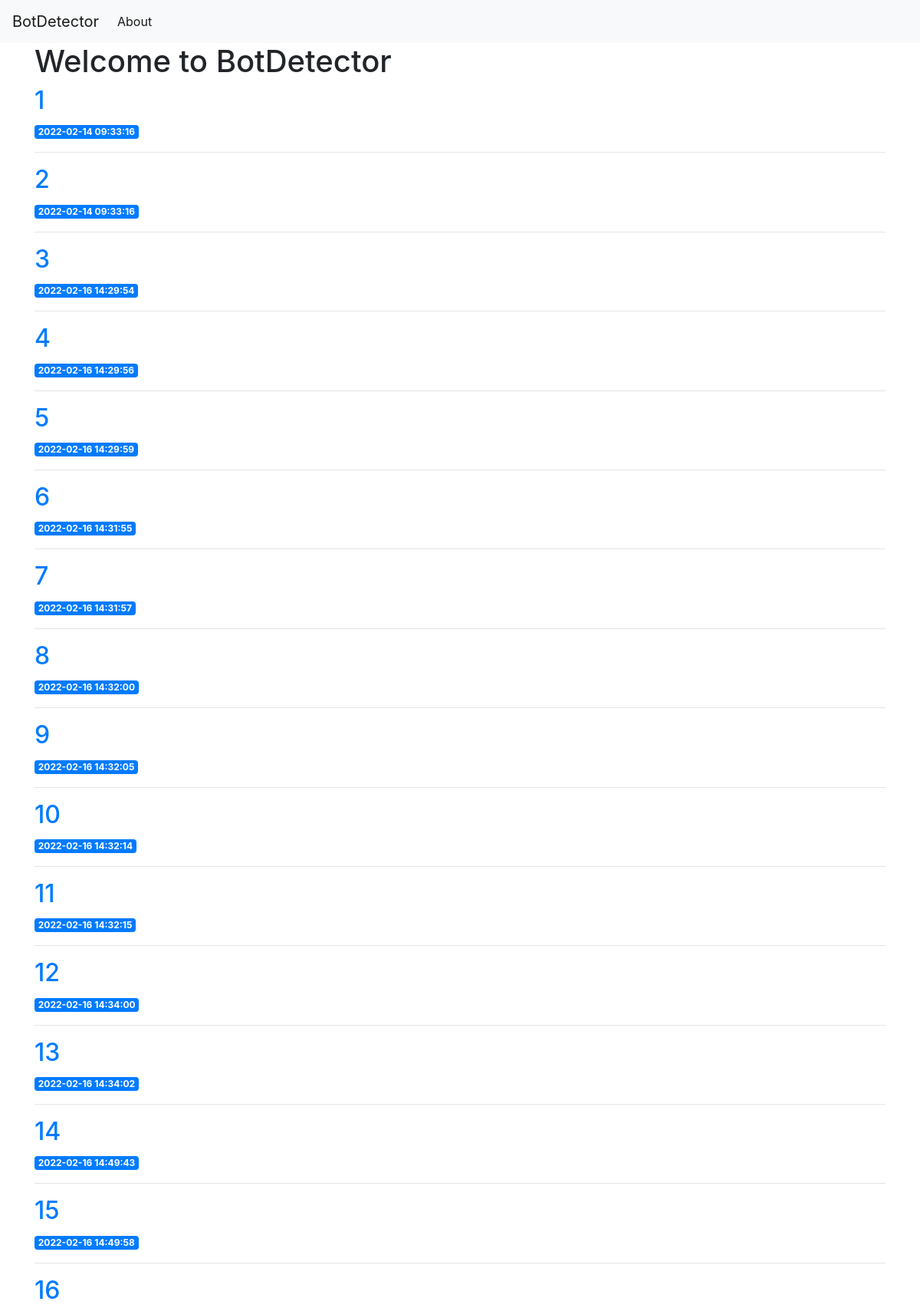
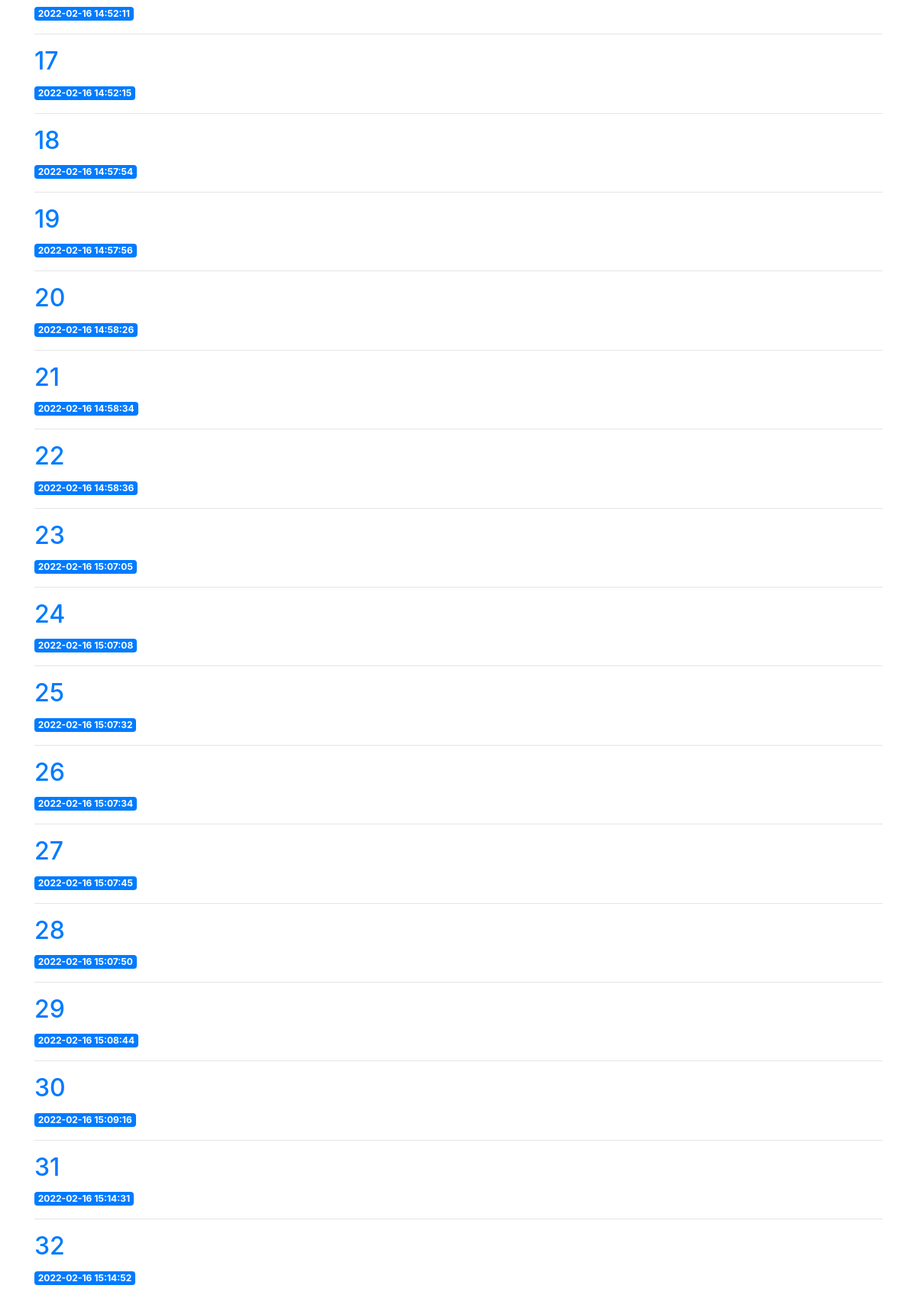
The page / (upper part) on the database its author committed (2 pictures, top to bottom).
### tables this page shows
CREATE TABLE data (
    id INTEGER PRIMARY KEY AUTOINCREMENT,
    created TIMESTAMP NOT NULL DEFAULT CURRENT_TIMESTAMP,
    isAutomated TEXT NOT NULL,
    appName TEXT NOT NULL,
    appVersion TEXT NOT NULL,
    cookieEnabled TEXT NOT NULL,
    geolocation TEXT NOT NULL,
    platform TEXT NOT NULL,
    userAgent TEXT NOT NULL,
    javaEnabled TEXT NOT NULL,
    Height INTEGER NOT NULL,
    Width INTEGER NOT NULL,
    OutHeight INTEGER NOT NULL,
    OutWidth INTEGER NOT NULL,
    Opener TEXT NOT NULL,
    evalBrowser INTEGER NOT NULL
);

### app.py (the view)
@app.route('/', methods=['GET'])
def index():
    conn = get_db_connection()
    data = conn.execute('SELECT * FROM data').fetchall()
    conn.close()
    return render_template('index.html', data=data)

### app.py (called while the page is built)
def get_db_connection():
    conn = sqlite3.connect('database.db')
    conn.row_factory = sqlite3.Row
    return conn

### templates/index.html
{% extends 'base.html' %}
{% block content %}
    <h1>{% block title %} Welcome to BotDetector {% endblock %}</h1>
    {% for post in data %}
        <a href="{{ url_for('post', post_id=post['id']) }}">
            <h2>{{ post['id'] }}</h2>
        </a>
        <span class="badge badge-primary">{{ post['created'] }}</span>
        <hr>
    {% endfor %}
{% endblock %}

### rows shown on the page
data: id "1", created "2022-02-14 09:33:16"
data: id "2", created "2022-02-14 09:33:16"
data: id "3", created "2022-02-16 14:29:54"
data: id "4", created "2022-02-16 14:29:56"
data: id "5", created "2022-02-16 14:29:59"
data: id "6", created "2022-02-16 14:31:55"
data: id "7", created "2022-02-16 14:31:57"
data: id "8", created "2022-02-16 14:32:00"
data: id "9", created "2022-02-16 14:32:05"
data: id "10", created "2022-02-16 14:32:14"
data: id "11", created "2022-02-16 14:32:15"
data: id "12", created "2022-02-16 14:34:00"
data: id "13", created "2022-02-16 14:34:02"
data: id "14", created "2022-02-16 14:49:43"
data: id "15", created "2022-02-16 14:49:58"
data: id "16", created "2022-02-16 14:52:11"
data: id "17", created "2022-02-16 14:52:15"
data: id "18", created "2022-02-16 14:57:54"
data: id "19", created "2022-02-16 14:57:56"
data: id "20", created "2022-02-16 14:58:26"
data: id "21", created "2022-02-16 14:58:34"
data: id "22", created "2022-02-16 14:58:36"
data: id "23", created "2022-02-16 15:07:05"
data: id "24", created "2022-02-16 15:07:08"
data: id "25", created "2022-02-16 15:07:32"
data: id "26", created "2022-02-16 15:07:34"
data: id "27", created "2022-02-16 15:07:45"
data: id "28", created "2022-02-16 15:07:50"
data: id "29", created "2022-02-16 15:08:44"
data: id "30", created "2022-02-16 15:09:16"
data: id "31", created "2022-02-16 15:14:31"
data: id "32", created "2022-02-16 15:14:52"
